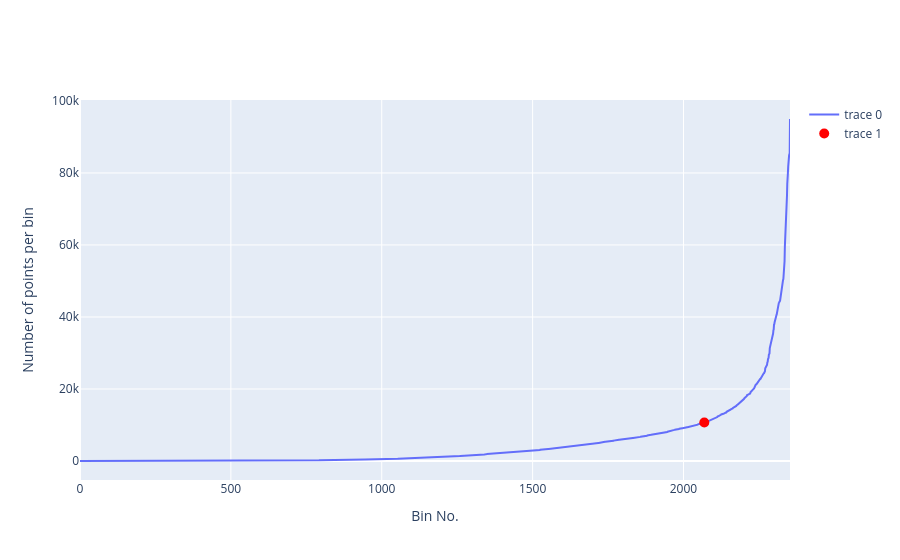

The cell this chart's notebook holds for it:
### Markdown cell above
# Method 28 - Polar stereographic projection, 95th percentile random sampling overflow bins

### Code cell
threshold = profileNo_vs_xy_bins(df_ST, n_x_bins=100, n_y_bins=100, show_threshold=True, threshold_quantile=0.95, projection='npstere')

### Figure 1 — Plotly figure (JSON) as saved in the notebook; plotly's stock layout.template omitted (floating-point values rounded to 4 significant figures; data arrays with more than 128 entries replaced by an {"elided": "..."} marker saying what was removed)
{"data": [{"type": "scatter", "x": {"elided": "2354 int values"}, "y": {"elided": "2354 int values"}}, {"marker": {"color": "red", "size": 10}, "mode": "markers", "type": "scatter", "x": [2069], "y": [10671]}], "layout": {"xaxis": {"title": {"text": "Bin No."}}, "yaxis": {"title": {"text": "Number of points per bin"}}}}
